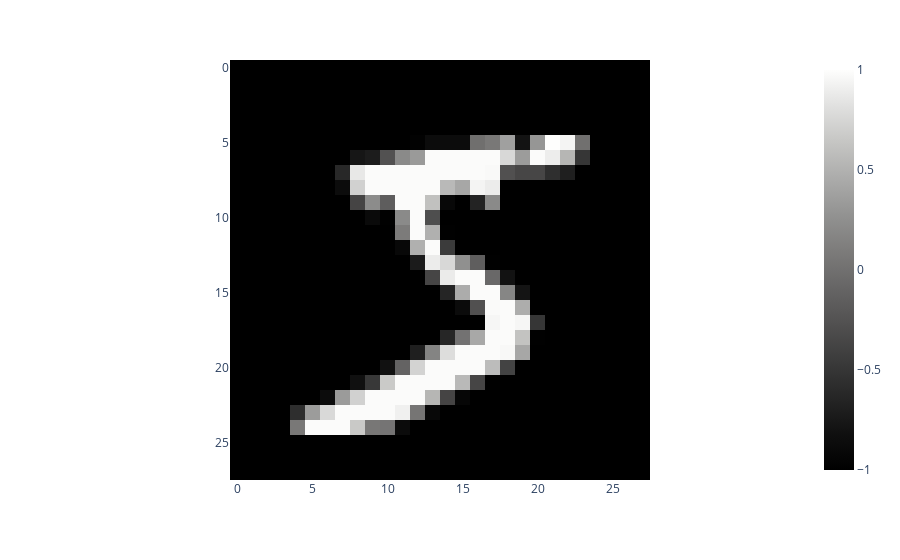

The code cell stored with this chart in its notebook:
### Markdown cell above
* 2️⃣ Visualize one element from this dataset
<Note type="tip" title=".squeeze">
You may have to use a method called `.squeeze()`, checkout what it does.
</Note>

### Code cell
from plotly import express as px
px.imshow(image.squeeze(), color_continuous_scale="gray")

### Figure 1 — Plotly figure (JSON) as saved in the notebook; plotly's stock layout.template omitted (floating-point values rounded to 4 significant figures; data arrays with more than 128 entries replaced by an {"elided": "..."} marker saying what was removed)
{"data": [{"coloraxis": "coloraxis", "hovertemplate": "x: %{x}<br>y: %{y}<br>color: %{z}<extra></extra>", "name": "0", "type": "heatmap", "xaxis": "x", "yaxis": "y", "z": {"elided": "28x28 float values"}}], "layout": {"coloraxis": {"colorscale": [[0, "rgb(0, 0, 0)"], [0.09091, "rgb(16, 16, 16)"], [0.1818, "rgb(38, 38, 38)"], [0.2727, "rgb(59, 59, 59)"], [0.3636, "rgb(81, 80, 80)"], [0.4545, "rgb(102, 101, 101)"], [0.5455, "rgb(124, 123, 122)"], [0.6364, "rgb(146, 146, 145)"], [0.7273, "rgb(171, 171, 170)"], [0.8182, "rgb(197, 197, 195)"], [0.9091, "rgb(224, 224, 223)"], [1, "rgb(254, 254, 253)"]]}, "margin": {"t": 60}, "xaxis": {"anchor": "y", "constrain": "domain", "domain": [0, 1], "scaleanchor": "y"}, "yaxis": {"anchor": "x", "autorange": "reversed", "constrain": "domain", "domain": [0, 1]}}}
